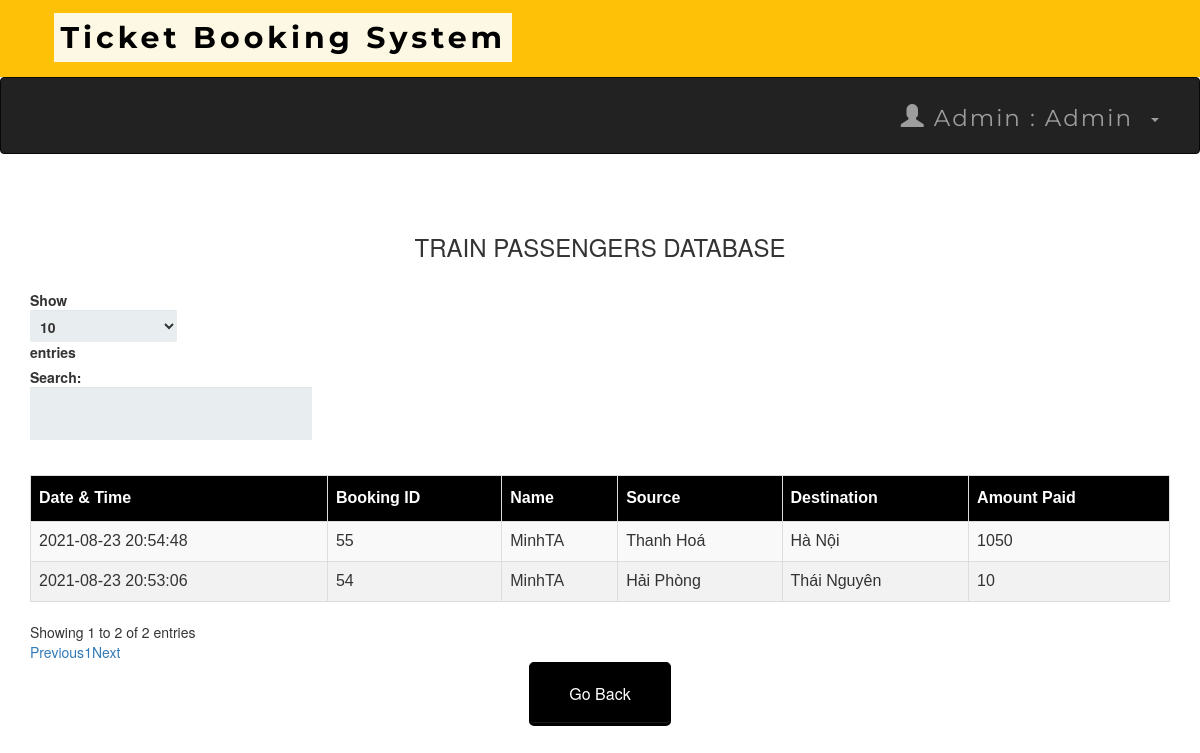
/admintraindb.php (signed in), run on an earlier commit of the app's database.
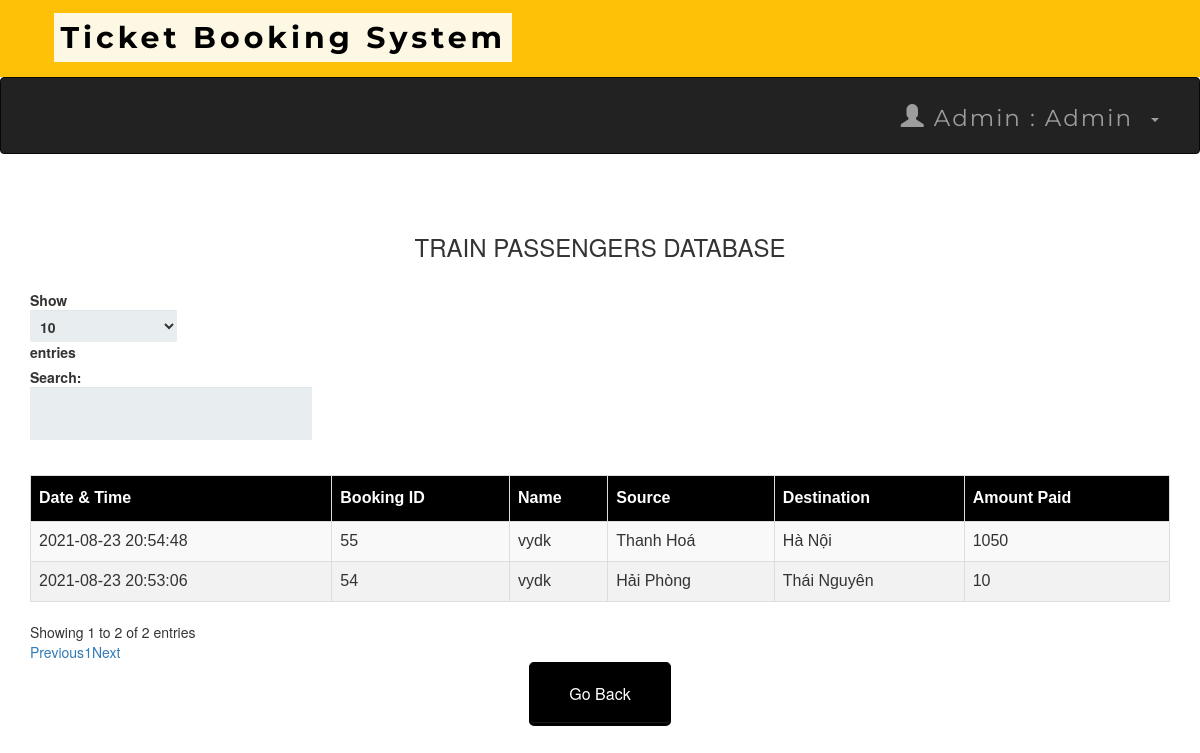
And on a later commit of the database.
### tables this page shows
CREATE TABLE `transactions` (
  `T_No.` int(10) NOT NULL,
  `email` varchar(50) NOT NULL,
  `source` varchar(50) NOT NULL,
  `dest` varchar(50) NOT NULL,
  `Name` varchar(50) NOT NULL,
  `Class` varchar(25) NOT NULL,
  `Type` varchar(25) NOT NULL,
  `NoOfpass` int(11) NOT NULL,
  `card_no` int(25) NOT NULL,
  `expmonth` int(2) NOT NULL,
  `expyear` int(2) NOT NULL,
  `cvv` int(3) NOT NULL,
  `pin` int(4) NOT NULL,
  `Date` datetime NOT NULL DEFAULT current_timestamp(),
  `Amt` int(10) NOT NULL,
  `Route` varchar(25) NOT NULL
);

### admintraindb.php (the view, shortened to what this page needs)
<?php
include 'connect.php';
include 'adminheader.php';
?>
<!DOCTYPE html>
<html>
<link rel='stylesheet' href='index.css'>
<head>
     <link rel="stylesheet" href="https://maxcdn.bootstrapcdn.com/bootstrap/3.3.6/css/bootstrap.min.css" />
     <link rel="stylesheet" href="https://cdn.datatables.net/1.10.12/css/dataTables.bootstrap.min.css" />
</head>
<body>
     <br /><br />
     <div class="container">
          <h3 align="center">TRAIN PASSENGERS DATABASE</h3>
          <br />
          <div class="table-responsive">
               <table id="data" class="table table-striped table-bordered">
                    <thead>
                         <tr>
                              <th> Date & Time</th>
                              <th> Booking ID </th>
                              <th> Name </th>
                              <th> Source </th>
                              <th> Destination </th>
                              <th> Amount Paid</th>
                         </tr>
                    </thead>
                    <tbody>
                         <?php
                         $result = mysqli_query($connect, "select * From transactions");
                         while ($row = mysqli_fetch_assoc($result)) :
                         ?>
                              <tr>
                                   <td><?php echo $row['Date']; ?></td>
                                   <td><?php echo $row['T_No.']; ?></td>
                                   <td><?php echo $row['Name']; ?></td>
                                   <td><?php echo $row['source']; ?></td>
                                   <td><?php echo $row['dest']; ?></td>
                                   <td><?php echo $row['Amt']; ?></td>
                              </tr>
                         <?php endwhile; ?>
                    </tbody>
               </table>
          </div>
     </div>
</body>
</html>
<table align='center'>
     <tr>
          <td><a href='admin.php'><button style="background-color: black ; border-color:black "><span style="color:white">Go Back </span> </button></a></td>
     </tr>

What changed in the data, as far as the page shows it:
changed transactions "Hải Phòng": Name "MinhTA" → "vydk"
changed transactions "Thanh Hoá": Name "MinhTA" → "vydk"
